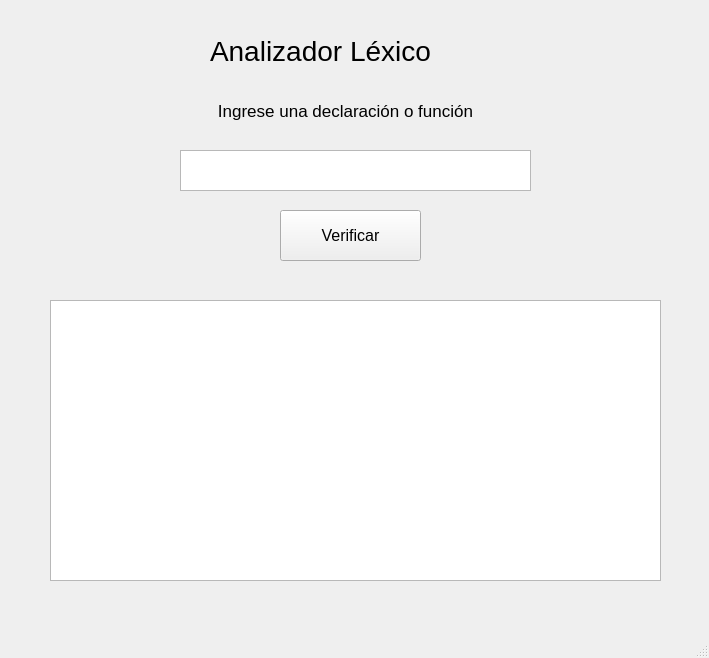
<?xml version="1.0" encoding="UTF-8"?>
<ui version="4.0">
 <class>MainWindow</class>
 <widget class="QMainWindow" name="MainWindow">
  <property name="geometry">
   <rect>
    <x>0</x>
    <y>0</y>
    <width>709</width>
    <height>658</height>
   </rect>
  </property>
  <property name="windowTitle">
   <string>MainWindow</string>
  </property>
  <widget class="QWidget" name="centralwidget">
   <widget class="QLabel" name="label">
    <property name="geometry">
     <rect>
      <x>210</x>
      <y>20</y>
      <width>271</width>
      <height>61</height>
     </rect>
    </property>
    <property name="font">
     <font>
      <pointsize>21</pointsize>
     </font>
    </property>
    <property name="text">
     <string>Analizador Léxico</string>
    </property>
   </widget>
   <widget class="QTextEdit" name="textEdit">
    <property name="geometry">
     <rect>
      <x>180</x>
      <y>150</y>
      <width>351</width>
      <height>41</height>
     </rect>
    </property>
    <property name="font">
     <font>
      <pointsize>12</pointsize>
     </font>
    </property>
   </widget>
   <widget class="QLabel" name="label_2">
    <property name="geometry">
     <rect>
      <x>100</x>
      <y>80</y>
      <width>491</width>
      <height>61</height>
     </rect>
    </property>
    <property name="font">
     <font>
      <pointsize>13</pointsize>
     </font>
    </property>
    <property name="layoutDirection">
     <enum>Qt::LeftToRight</enum>
    </property>
    <property name="text">
     <string>Ingrese una declaración o función</string>
    </property>
    <property name="alignment">
     <set>Qt::AlignCenter</set>
    </property>
   </widget>
   <widget class="QPushButton" name="pushButton">
    <property name="geometry">
     <rect>
      <x>280</x>
      <y>210</y>
      <width>141</width>
      <height>51</height>
     </rect>
    </property>
    <property name="font">
     <font>
      <pointsize>12</pointsize>
     </font>
    </property>
    <property name="text">
     <string>Verificar</string>
    </property>
   </widget>
   <widget class="QTableWidget" name="tableWidget">
    <property name="geometry">
     <rect>
      <x>50</x>
      <y>300</y>
      <width>611</width>
      <height>281</height>
     </rect>
    </property>
   </widget>
  </widget>
  <widget class="QMenuBar" name="menubar">
   <property name="geometry">
    <rect>
     <x>0</x>
     <y>0</y>
     <width>709</width>
     <height>26</height>
    </rect>
   </property>
  </widget>
  <widget class="QStatusBar" name="statusbar"/>
 </widget>
 <resources/>
 <connections/>
</ui>
